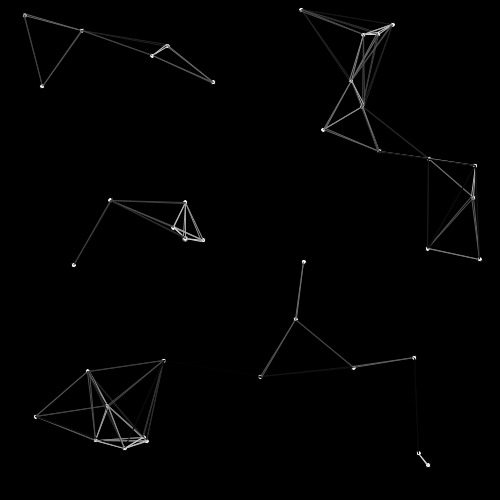
Frame 1 (no input)
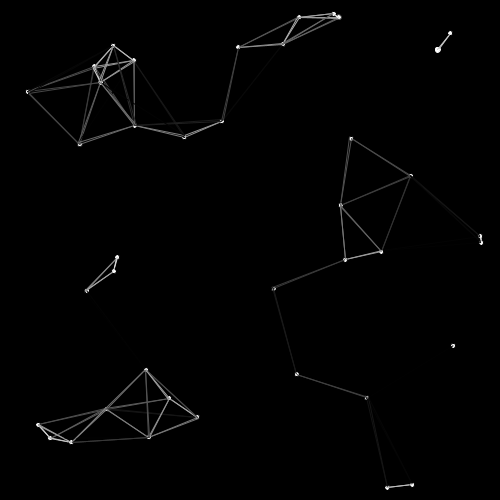
Frame 60 (the mouse pressed at the canvas centre just before this capture)
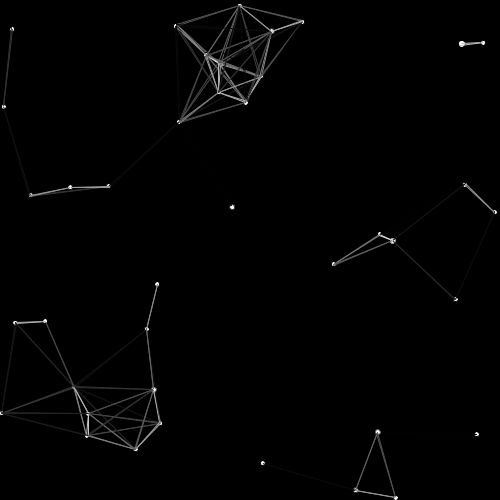
Frame 120 (the mouse held since frame 60 and released just before this capture)

The Processing sketch that drew these frames (run headless with seeded random() and noise(); from frame 60 on, the mouse is pressed at the canvas centre):

// Processing sketch: sketch_10160314230928e
// ── sketch_10160314230928e.pde
///設定中文
///設定點線面
void setup()
{
    size(500,500);///設定視窗大小
    for(int i=0; i<N; i++)
    {
       x[i] = random(500);//新增隨機變數
       y[i] = random(500);
       dx[i] = random(-2, +2);
       dy[i] = random(-2, +2);
       
    }
    ///dx = random(-10, +10);///新增亂數往哪跑
    ///dy = random(-10, +10);
}
int N=40;//使點數固定
float [] x = new float[N];//新增陣列
float [] y = new float[N];
float [] dx = new float[N];
float [] dy = new float[N];

//float x=250, y=250;
//float dx=1, dy=1;///新增變數
void draw()
{
   background(0);
   for(int i=0; i<N; i++)//新增迴圈
   {
     ellipse(x[i],y[i],5,5); ///劃一個點
     for(int k=0; k<N; k++)///畫線
     {
       float d = dist(x[i],y[i], x[k], y[k]);
       stroke(2.55*(100-d)); //讓線變為漸層
       if(d<100)
       {
          line(x[i],y[i], x[k], y[k]);
          dx[i] += ((x[k]-x[i])*0.0001);//新增吸引力
          dy[i] += ((y[k]-y[i])*0.0001);
       }
     }
     x[i] += dx[i];///加上使其移動
     y[i] += dy[i];
     if(x[i]<0 || x[i]>500) dx[i]= -dx[i];
     if(y[i]<0 || y[i]>500) dy[i]= -dy[i];
   }
}
